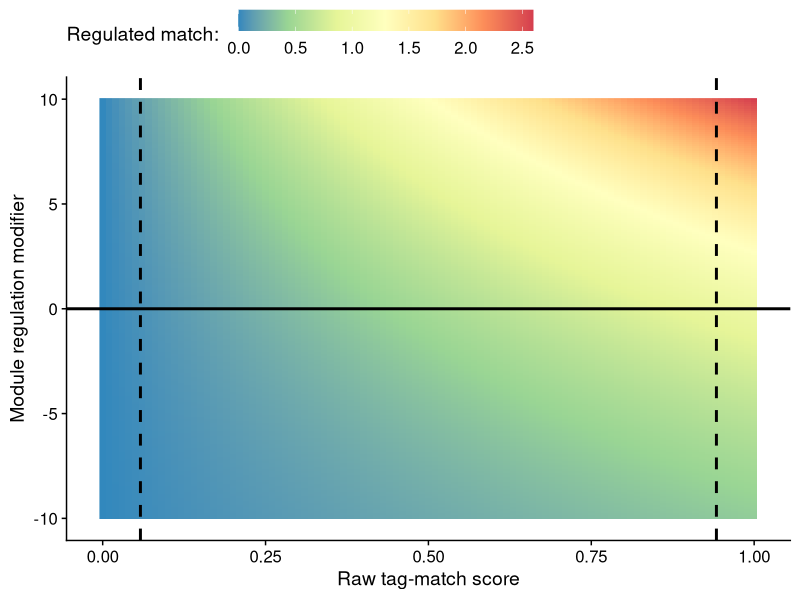

Recreate this plot in R. (Note: this script raises an error after producing the figure.)
## ---- chunk 1
library(ggplot2)
library(tidyverse)
library(cowplot)
library(viridis)
library(RColorBrewer)
## ---- chunk 2
print(version)
## ---- chunk 3
theme_set(theme_cowplot())
output_directory <- "media/"
## ---- chunk 4
exp_base <- 1.1
# Exponential regulator
exp_regulator <- function(raw_match, modifier, base=1.1) {
  return(raw_match * (base**modifier));
}
## ---- chunk 5
# generate data to visualize
data <- expand_grid(
  raw_match=seq(0, 1.0, 0.01),
  reg_modifier=seq(-10, 10, 0.1)
)

data <- as.data.frame(data)
data$regulated_match <- mapply(
  exp_regulator,
  data$raw_match,
  data$reg_modifier,
  exp_base
)
data$above_perfect <- data$regulated_match > 1.0
## ---- chunk 6
lower_5 <- 0.0579369
upper_5 <- 0.942063
ggplot(data, aes(y=reg_modifier, x=raw_match, fill=regulated_match)) +
  geom_raster() +
  geom_hline(yintercept=0, size=1, color="black") +
  geom_vline(xintercept=lower_5, size=1, color="black", linetype="dashed") +
  geom_vline(xintercept=upper_5, size=1, color="black", linetype="dashed") +
  scale_x_continuous(name="Raw tag-match score") +
  scale_y_continuous(name="Module regulation modifier") +
  scale_fill_distiller(
    name="Regulated match:  ",
    palette = "Spectral"
  ) +
  theme(
    legend.position = "top",
    legend.key.width=unit(1.5, 'cm')
  ) +
  ggsave(
    paste0(output_directory, "exp-reg-match.png"),
    width=6,
    height=6
  )
## ---- chunk 7
ggplot(data, aes(y=reg_modifier, x=raw_match, fill=above_perfect)) +
  geom_tile() +
  ggsave(
    paste0(output_directory, "exp-reg-match-above-perfect.png"),
    width=10,
    height=10
  )
